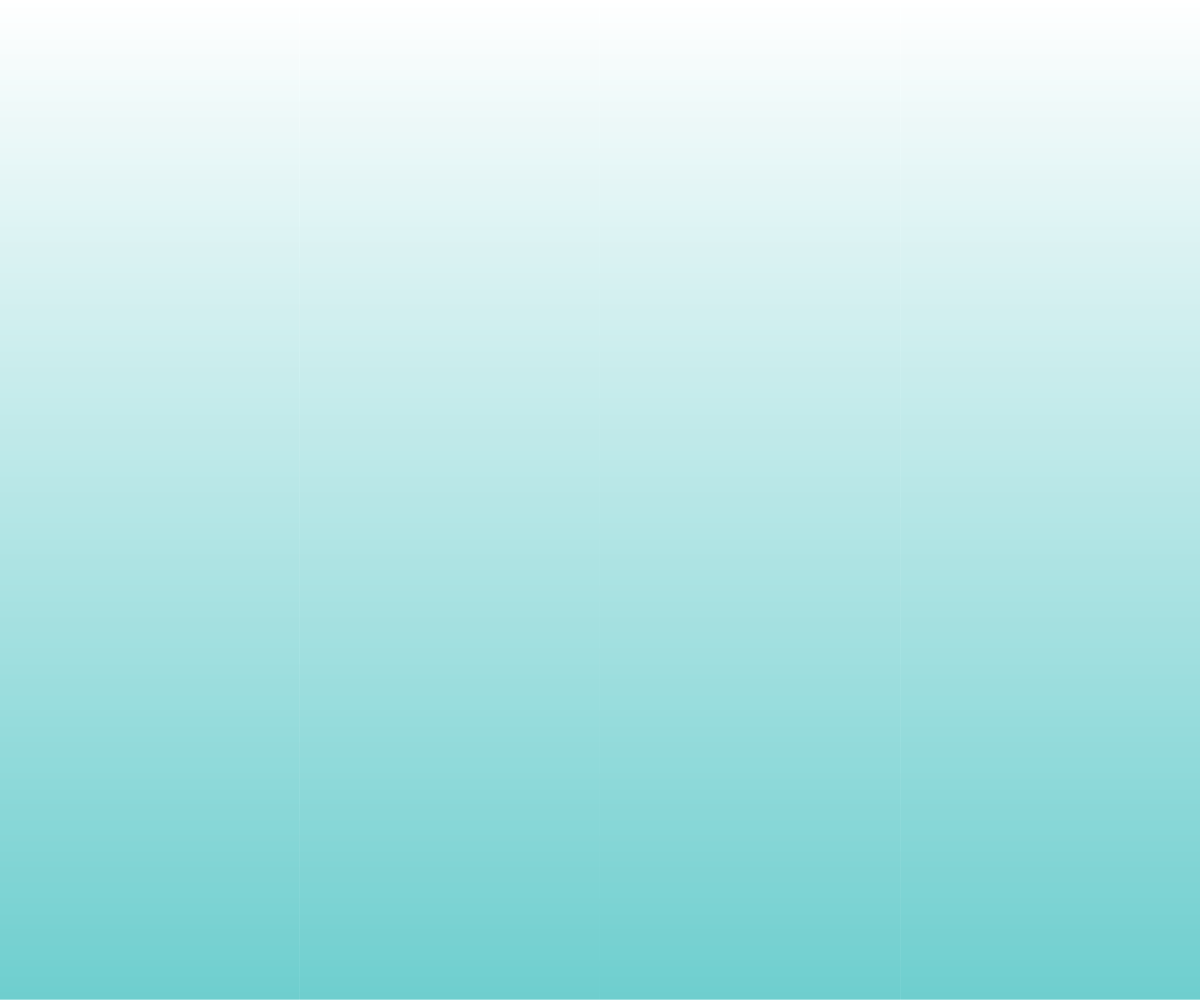
Frame 1 (no input)
Frame 60 (no input): identical to frame 1, image omitted
Frame 120 (the mouse pressed at the canvas centre since frame 60): identical to frame 1, image omitted

The p5.js sketch that drew this single still picture (run headless with seeded random() and noise() and a simulated clock; from frame 60 on, the mouse is pressed at the canvas centre):

// p5.js sketch
// ── sketch.js
let c1,c2;

function setup() {
  createCanvas(windowWidth, windowHeight);
  c1 = color(255);
  c2 = color(63, 191, 191);
  
  for(let y=0; y<height; y++){
    n = map(y,0,height,0,1);
    let newc = lerpColor(c1,c2,n);
    stroke(newc);
    line(0,y,width, y);
  }
}
function draw() {
  //background(220);
// console.log(c2);
}
